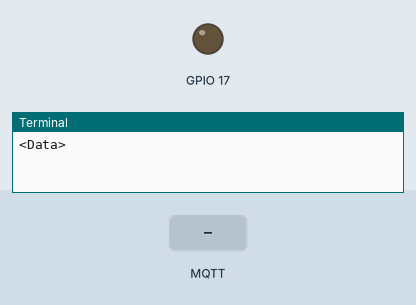
Simulated run of this program. Board: Raspberry Pi (BCM pin numbers). On the bench: output pins drawn as LEDs (lit = HIGH), the last lines printed to the terminal. The test bench sets the inputs (shaded band). Web requests get an empty 200 reply after 0.4 s.

Above: at 1.6 s.
1.7 s: MQTT message "ON" arrives on the first subscribed topic
At 2.4 s:
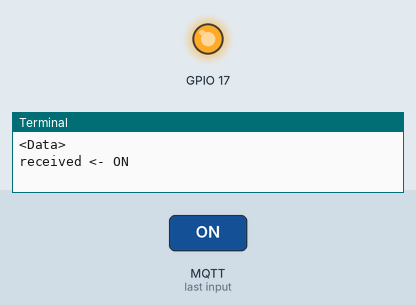
3.2 s: MQTT message "OFF" arrives on the first subscribed topic
At 3.8 s:
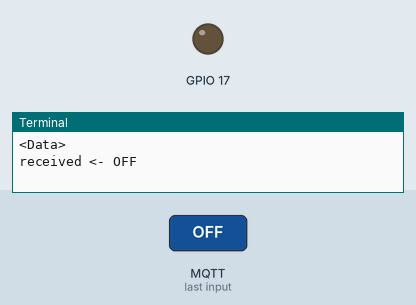
Timing chart, 0 to 6.2 s (numbered marks = the images above; inputs shaded):
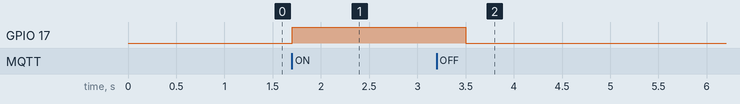

The program:

switch.py
```python
import time
import RPi.GPIO as GPIO       ## Import GPIO library
GPIO.setwarnings(False)
GPIO.setmode(GPIO.BCM)      ## Use board pin numbering
GPIO.setup(17, GPIO.OUT)      ## Setup GPIO Pin 11 to OUT

# import Adafruit IO REST client.
from Adafruit_IO import Client, Feed, RequestError

# Set to your Adafruit IO key.
# Remember, your key is a secret,
# so make sure not to publish it when you publish this code!
ADAFRUIT_IO_KEY = '6e5c062ba92f4393a13f949c2ba0c45f'

# Set to your Adafruit IO username.
# (go to https://accounts.adafruit.com to find your username)
ADAFRUIT_IO_USERNAME = 'sgravi2'

# Create an instance of the REST client.
aio = Client(ADAFRUIT_IO_USERNAME, ADAFRUIT_IO_KEY)

try: # if we have a 'digital' feed
    digital = aio.feeds('switch')
except RequestError: # create a digital feed
    feed = Feed(name="switch")
    digital = aio.create_feed(feed)

while True:
    data = aio.receive(digital.key)
    print(data)
    if (data.value) == 'ON':
        GPIO.output(17,True)
        print('received <- ON\n')
    elif (data.value) == 'OFF':
        GPIO.output(17,False)
        print('received <- OFF\n')
    time.sleep(0.5)
```

Measured:
- after the input at 1.7 s, GPIO 17: LOW → HIGH at once
- after the input at 3.2 s, GPIO 17: HIGH → LOW after 0.30 s
